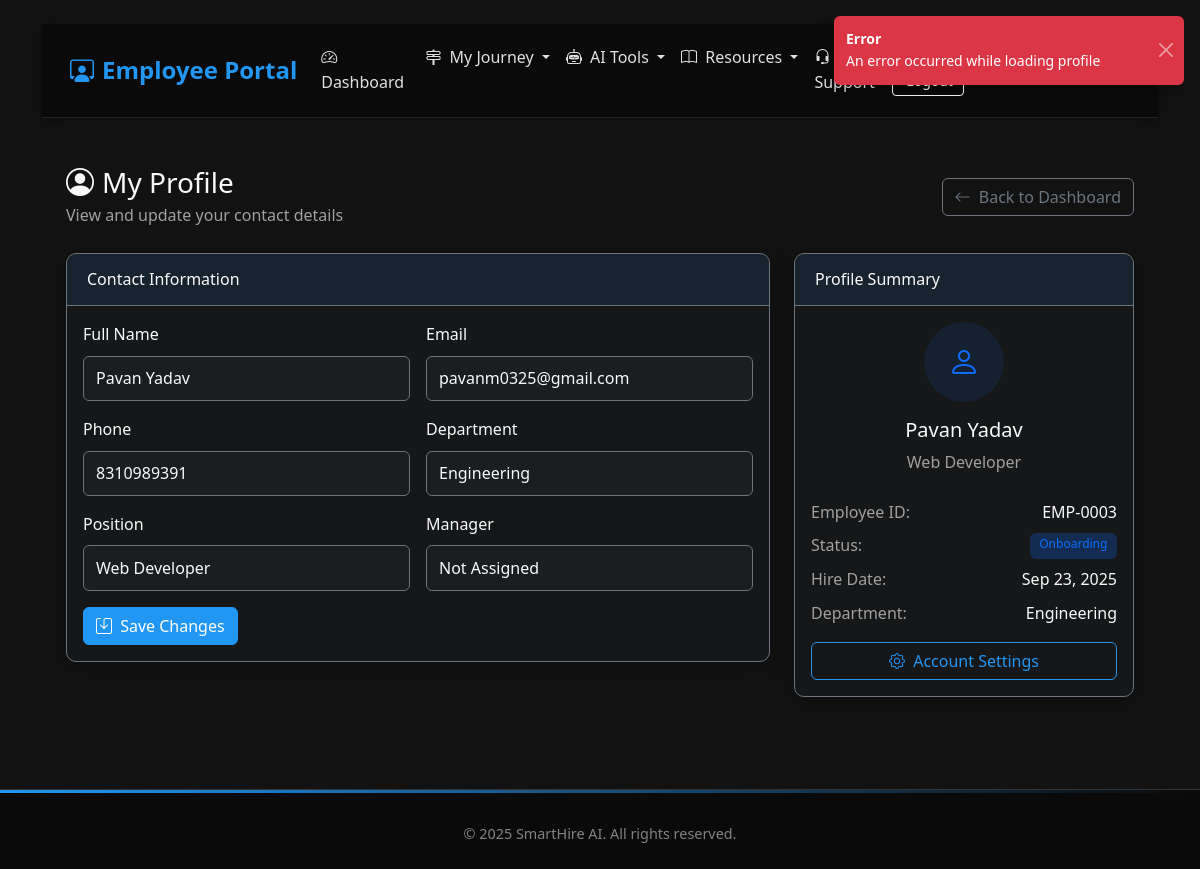
The page /employee/profile (signed in) on the database as committed earlier.
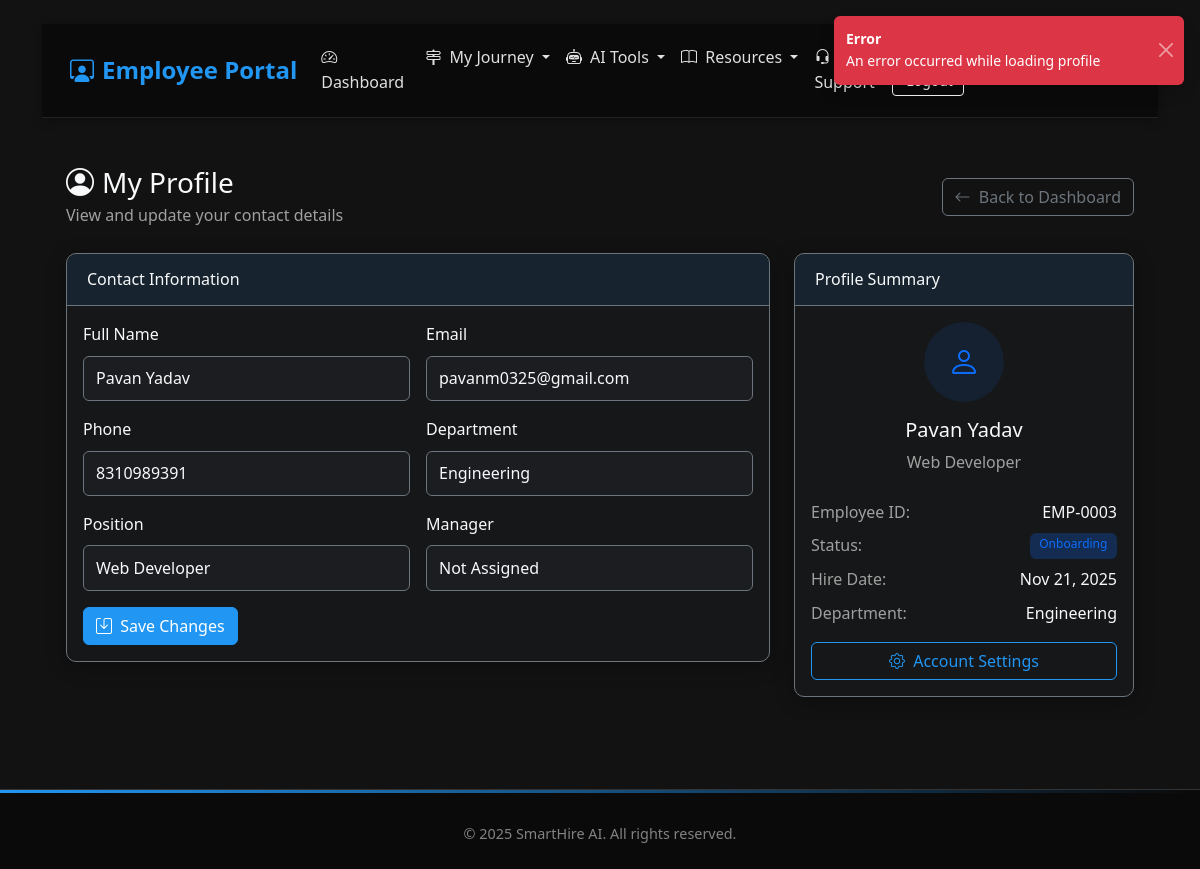
The same page on the database as committed later.
### app.py (models this page shows, shortened)
class User(db.Model):
    id = db.Column(db.Integer, primary_key=True)
    username = db.Column(db.String(80), unique=True, nullable=False)
    email = db.Column(db.String(120), unique=True, nullable=False)
    password = db.Column(db.String(255), nullable=False)
    full_name = db.Column(db.String(100), nullable=False)
    phone = db.Column(db.String(20), nullable=False)
    role = db.Column(db.String(20), nullable=False)
    department = db.Column(db.String(50), nullable=True)
    created_at = db.Column(db.DateTime, default=datetime.utcnow)
    last_login = db.Column(db.DateTime, nullable=True)
    is_active = db.Column(db.Boolean, default=True)
    status = db.Column(db.String(20), default='Active')
    hire_date = db.Column(db.Date, nullable=True)
    position = db.Column(db.String(100), nullable=True)
    manager_id = db.Column(db.Integer, db.ForeignKey('user.id'), nullable=True)
    employee_id = db.Column(db.String(20), nullable=True)
    exit_date = db.Column(db.Date, nullable=True)
    reset_token = db.Column(db.String(255), nullable=True)
    reset_token_expires = db.Column(db.DateTime, nullable=True)
    manager = db.relationship('User', remote_side=[id], backref=db.backref('direct_reports', lazy=True))
    onboarding_checklist = db.relationship('OnboardingChecklist',
                                         foreign_keys='OnboardingChecklist.employee_id',
                                         backref=db.backref('employee_ref', uselist=False),
                                         uselist=False,
                                         lazy=True)
    assigned_checklists = db.relationship('OnboardingChecklist',
                                        foreign_keys='OnboardingChecklist.assigned_hr_id',
                                        backref='hr_personnel',
                                        lazy=True)

### app.py (the view, shortened to what this page needs)
@app.route('/employee/profile', methods=['GET', 'POST'])
@login_required('employee')
def employee_profile():
    user = User.query.get(session['user_id'])
    return render_template('employee_profile.html', user=user, current_user=user)

### app.py (called while the page is built)
@app.context_processor
def inject_datetime():
    return {
        'timedelta': timedelta,
        'now': datetime.utcnow
    }

@app.context_processor
def inject_user():
    if 'user_id' in session:
        user = User.query.get(session['user_id'])
        return {'user': user}
    return {'user': None}

def login_required(role=None):
    def decorator(f):
        @wraps(f)
        def decorated_function(*args, **kwargs):
            if 'user_id' not in session or 'role' not in session:
                return redirect(url_for('index'))
            if role:
                allowed_roles = role if isinstance(role, list) else [role]
                if session.get('role') not in allowed_roles:
                    flash('You do not have permission to access this page.', 'danger')
                    if session.get('role') == 'candidate':
                        return redirect(url_for('login', role='candidate'))
                    return redirect(url_for(session.get('role', 'index') + '_dashboard'))
            return f(*args, **kwargs)
        return decorated_function
    return decorator

### templates/employee_profile.html (shortened to what the changed rows need)
{% extends "employee_base.html" %}
{% block page_content %}
<div class="container-fluid py-4">
    <div class="row mb-4">
        <div class="col-12">
            <div class="d-flex justify-content-between align-items-center">
                <div>
                    <h1 class="h3 mb-1 text-light">
                        <i class="bi bi-person-circle me-2"></i>My Profile
                    </h1>
                </div>
            </div>
        </div>
    </div>
    <div class="row">
        <div class="col-lg-8">
            <div class="card bg-dark bg-opacity-25 border-secondary">
                <div class="card-body">
                    <form method="post">
                        <div class="row g-3">
                            <div class="col-md-6">
                                <label class="form-label text-light">Full Name</label>
                                <input type="text" class="form-control bg-dark bg-opacity-50 border-secondary text-light" value="{{ user.full_name }}" disabled>
                            </div>
                            <div class="col-md-6">
                                <label class="form-label text-light">Email</label>
                                <input type="email" class="form-control bg-dark bg-opacity-50 border-secondary text-light" value="{{ user.email }}" disabled>
                            </div>
                            <div class="col-md-6">
                                <label class="form-label text-light">Phone</label>
                                <input type="text" name="phone" class="form-control bg-dark bg-opacity-50 border-secondary text-light" value="{{ user.phone }}" required>
                            </div>
                            <div class="col-md-6">
                                <label class="form-label text-light">Department</label>
                                <input type="text" name="department" class="form-control bg-dark bg-opacity-50 border-secondary text-light" value="{{ user.department or '' }}">
                            </div>
                            <div class="col-md-6">
                                <label class="form-label text-light">Position</label>
                                <input type="text" name="position" class="form-control bg-dark bg-opacity-50 border-secondary text-light" value="{{ user.position or '' }}">
                            </div>
                        </div>
                    </form>
                </div>
            </div>
        </div>
        <div class="col-lg-4">
            <div class="card bg-dark bg-opacity-25 border-secondary">
                <div class="card-body">
                    <div class="text-center mb-4">
                        <div class="avatar-lg bg-primary bg-opacity-10 text-primary rounded-circle mx-auto mb-3" style="width: 80px; height: 80px; line-height: 80px;">
                            <i class="bi bi-person" style="font-size: 2rem;"></i>
                        </div>
                        <h5 class="text-light">{{ user.full_name }}</h5>
                        <p class="text-muted">{{ user.position or 'Not Assigned' }}</p>
                    </div>
                    <div class="mb-3">
                        <div class="d-flex justify-content-between mb-2">
                            <span class="text-muted">Employee ID:</span>
                            <span class="text-light">{{ user.employee_id or ('EMP-' ~ '%04d'|format(user.id)) }}</span>
                        </div>
                        <div class="d-flex justify-content-between mb-2">
                            <span class="text-muted">Status:</span>
                            <span class="badge bg-primary bg-opacity-25 text-primary">{{ user.status or 'Active' }}</span>
                        </div>
                        <div class="d-flex justify-content-between mb-2">
                            <span class="text-muted">Hire Date:</span>
                            <span class="text-light">{{ user.hire_date.strftime('%b %d, %Y') if user.hire_date else 'Not set' }}</span>
                        </div>
                        <div class="d-flex justify-content-between">
                            <span class="text-muted">Department:</span>
                            <span class="text-light">{{ user.department or 'Not Assigned' }}</span>
                        </div>
                    </div>
                </div>
            </div>
        </div>
    </div>
</div>
{% endblock %}

Rows that differ between the two databases and show on the page:
changed User "Pavan Yadav": hire_date "Sep 23, 2025" → "Nov 21, 2025"
